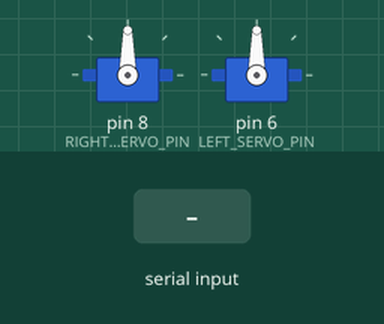
This sketch was run on a simulated Arduino Uno, built with avr-gcc and run on an emulated ATmega328P. Parts: 2 × servo. The test bench sets the inputs (shaded band). What the sketch prints to the serial monitor is not drawn.

Above: at 1.2 s.
1.3 s: "r,45\n" received over Serial
At 2.5 s:
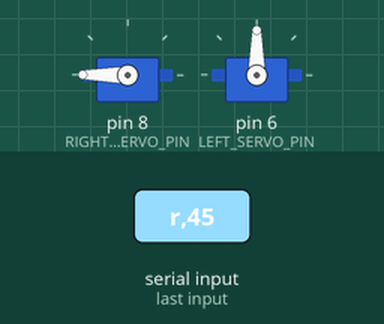
2.8 s: "l,45\n" received over Serial
At 3.7 s:
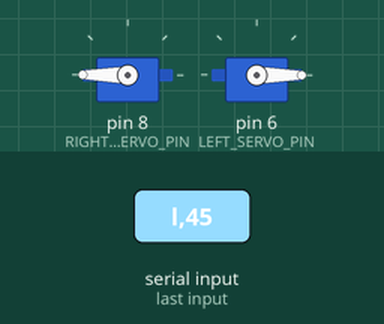
4.3 s: "r90\n" received over Serial
At 4.8 s:
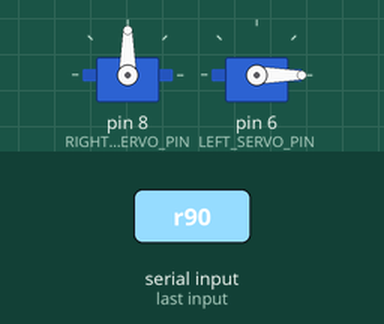
5.8 s: "l90\n" received over Serial
At 7.0 s:
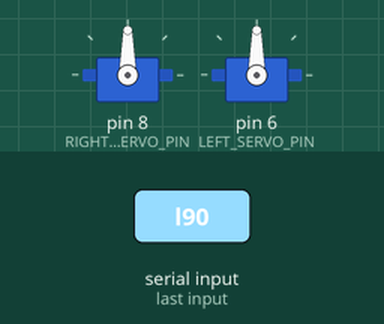
7.3 s: "a,45\n" received over Serial
At 8.3 s:
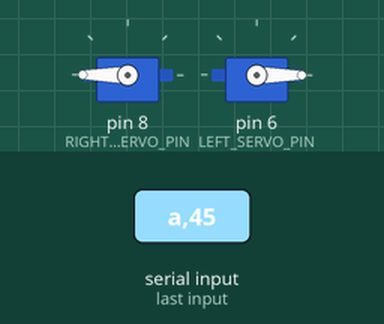
Timing chart, 0 to 9.8 s (numbered marks = the images above; inputs shaded):
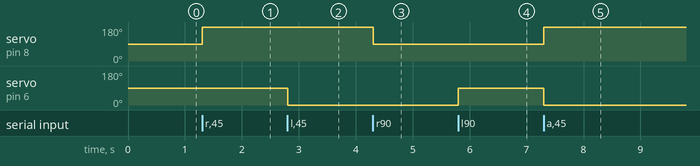

Measured:
- after the input at 1.3 s, servo on pin 8 (RIGHT_SERVO_PIN): 90° → 180° at once
- after the input at 2.8 s, servo on pin 6 (LEFT_SERVO_PIN): 90° → 0° at once
- after the input at 4.3 s, servo on pin 8 (RIGHT_SERVO_PIN): 180° → 90° at once
- after the input at 5.8 s, servo on pin 6 (LEFT_SERVO_PIN): 0° → 90° at once
- after the input at 7.3 s, servo on pin 8 (RIGHT_SERVO_PIN): 90° → 180° at once; servo on pin 6 (LEFT_SERVO_PIN): 90° → 0° at once

The sketch:

pitch_angle_test.ino
```cpp
// a servo testing program for the turret
// include two servos

#include <Servo.h>

Servo rightServo;
Servo leftServo;

#define RIGHT_SERVO_PIN 8
#define LEFT_SERVO_PIN 6

#define RIGHT_SERVO_MIN 180
#define RIGHT_SERVO_MAX 0

#define LEFT_SERVO_MIN 0
#define LEFT_SERVO_MAX 180

#define RIGHT_SERVO_CENTER 90
#define LEFT_SERVO_CENTER 90

#define RIGHT_SERVO_INCREMENT 5
#define LEFT_SERVO_INCREMENT 5

#include <string.h>

void setup() {
    // put your setup code here, to run once:
    rightServo.attach(RIGHT_SERVO_PIN);
    leftServo.attach(LEFT_SERVO_PIN);
    // rightServo.write(RIGHT_SERVO_CENTER);
    // leftServo.write(LEFT_SERVO_CENTER);

    rightServo.write(RIGHT_SERVO_CENTER);
    leftServo.write(LEFT_SERVO_CENTER);

    Serial.begin(9600);
    Serial.println("Setup complete");
}

void loop()
{
    String input = Serial.readStringUntil('\n');
    if(input[0] == 'r')
    {
        int angle = abs(input.substring(1).toInt() - RIGHT_SERVO_MIN);
        rightServo.write(angle);
    }
    else if(input[0] == 'l')
    {
        int angle = abs(input.substring(1).toInt() - LEFT_SERVO_MIN);
        leftServo.write(angle);
    }
    else if(input[0] == 'a')
    {
        int rightAngle = abs(input.substring(1).toInt() - RIGHT_SERVO_MIN);
        int leftAngle = abs(input.substring(1).toInt() - LEFT_SERVO_MIN);
        rightServo.write(rightAngle);
        leftServo.write(leftAngle);
    }
}
```
